Frame 1 (no input): blank canvas, image omitted
Frame 60 (no input): blank canvas, image omitted
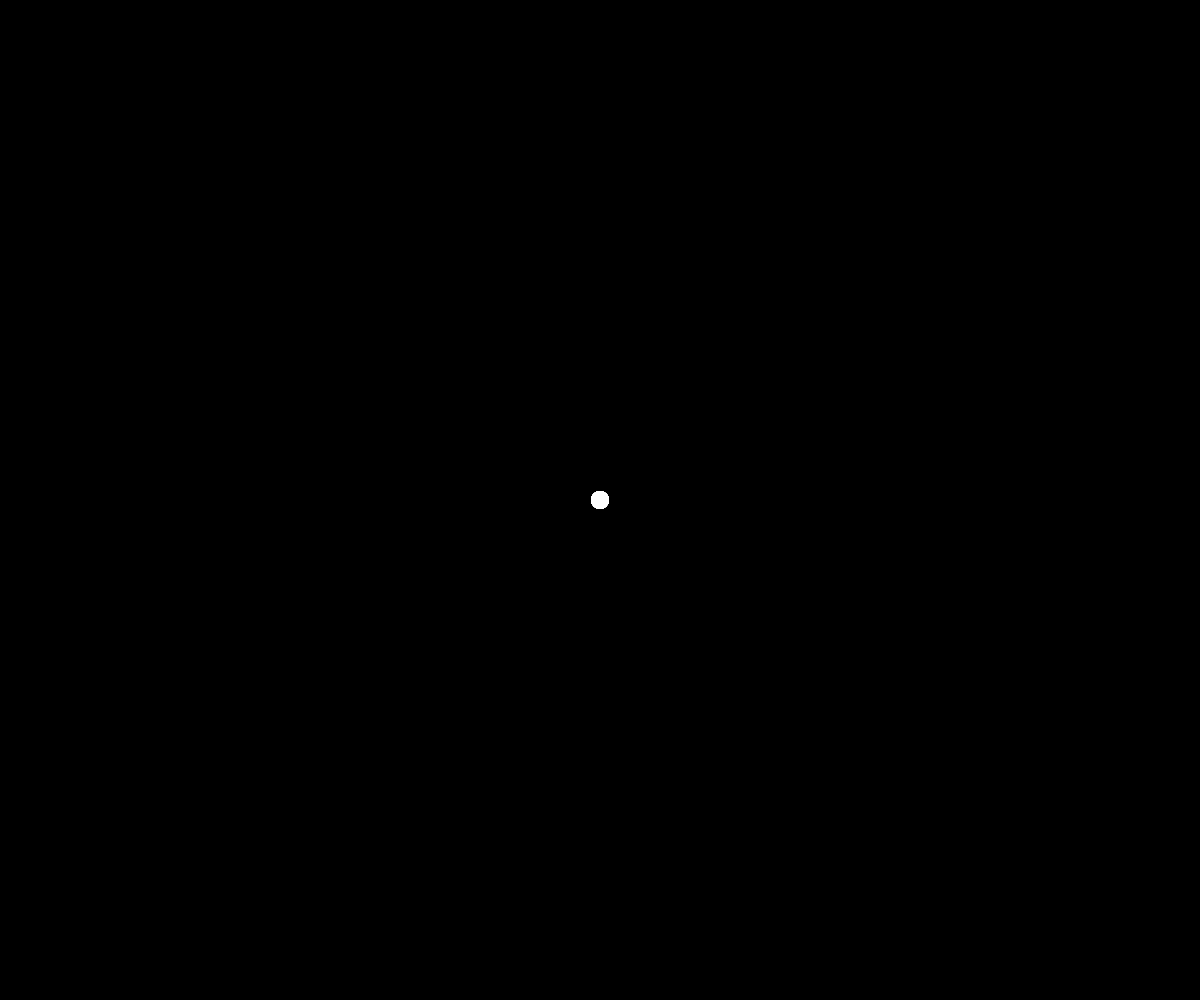
Frame 120 (the mouse pressed at the canvas centre since frame 60)

The p5.js sketch whose frames 1 and 60 were blank and that drew this single picture after the mouse press (run headless with seeded random() and noise() and a simulated clock; from frame 60 on, the mouse is pressed at the canvas centre):

// p5.js sketch
// ── sketch.js
// All the paths
var paths = [];
// Are we painting?
var painting = false;
// How long until the next circle
var next = 0;
// Where are we now and where were we?
var current;
var previous;

function setup() {
  createCanvas(windowWidth, windowHeight);
  current = createVector(0,0);
  previous = createVector(0,0);
  background(0);
};

function draw() {

  // If it's time for a new point
  if (millis() > next && painting) {

    // Grab mouse position
    current.x = mouseX;
    current.y = mouseY;

    // New particle's force is based on mouse movement
    var force = p5.Vector.sub(current, previous);
    force.mult(0.05);

    // Add new particle
    paths[paths.length - 1].add(current, force);

    // Schedule next circle
    next = millis() + random(100);

    // Store mouse values
    previous.x = current.x;
    previous.y = current.y;
  }

  // Draw all paths
  for( var i = 0; i < paths.length; i++) {
    paths[i].update();
    paths[i].display();
  }
}

// Start it up
function mousePressed() {
  next = 0;
  painting = true;
  previous.x = mouseX;
  previous.y = mouseY;
  paths.push(new Path());
}

// Stop
function mouseReleased() {
  painting = false;
}

// A Path is a list of particles
function Path() {
  this.particles = [];
  this.hue = random(100);
}

Path.prototype.add = function(position, force) {
  // Add a new particle with a position, force, and hue
  this.particles.push(new Particle(position, force, this.hue));
}

// Display plath
Path.prototype.update = function() {
  for (var i = 0; i < this.particles.length; i++) {
    this.particles[i].update();
  }
}

// Display plath
Path.prototype.display = function() {

  // Loop through backwards
  for (var i = this.particles.length - 1; i >= 0; i--) {
    // If we shold remove it
    if (this.particles[i].lifespan <= 0) {
      this.particles.splice(i, 1);
    // Otherwise, display it
    } else {
      this.particles[i].display(this.particles[i+1]);
    }
  }

}

// Particles along the path
function Particle(position, force, hue) {
  this.position = createVector(position.x, position.y);
  this.velocity = createVector(force.x, force.y);
  this.drag = 0.95;
  this.lifespan = 255;
}

Particle.prototype.update = function() {
  // Move it
  this.position.add(this.velocity);
  // Slow it down
  this.velocity.mult(this.drag);
  // Fade it out
  this.lifespan--;
}

// Draw particle and connect it with a line
// Draw a line to another
Particle.prototype.display = function(other) {
  stroke(255, this.lifespan);
  strokeWeight(2);
  fill(255, this.lifespan/2);
  ellipse(this.position.x,this.position.y, 16, 16);
  // If we need to draw a line
  if (other) {
    line(this.position.x, this.position.y, other.position.x, other.position.y);
  }
}
